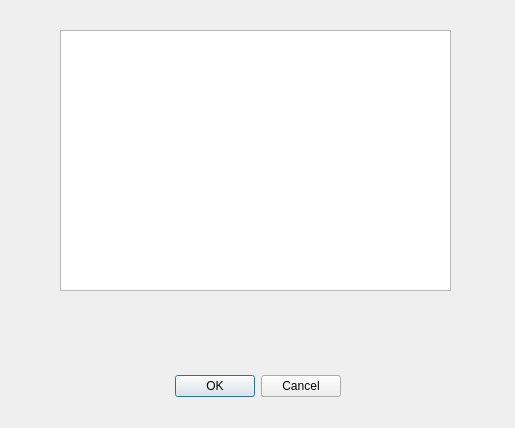
<?xml version="1.0" encoding="UTF-8"?>
<ui version="4.0">
 <class>DExamenDibujo</class>
 <widget class="QDialog" name="DExamenDibujo">
  <property name="geometry">
   <rect>
    <x>0</x>
    <y>0</y>
    <width>515</width>
    <height>428</height>
   </rect>
  </property>
  <property name="windowTitle">
   <string>Dialog</string>
  </property>
  <widget class="QDialogButtonBox" name="buttonBox">
   <property name="geometry">
    <rect>
     <x>0</x>
     <y>370</y>
     <width>341</width>
     <height>32</height>
    </rect>
   </property>
   <property name="orientation">
    <enum>Qt::Horizontal</enum>
   </property>
   <property name="standardButtons">
    <set>QDialogButtonBox::Cancel|QDialogButtonBox::Ok</set>
   </property>
  </widget>
  <widget class="QListWidget" name="listaExamen2">
   <property name="geometry">
    <rect>
     <x>60</x>
     <y>30</y>
     <width>391</width>
     <height>261</height>
    </rect>
   </property>
  </widget>
 </widget>
 <resources/>
 <connections>
  <connection>
   <sender>buttonBox</sender>
   <signal>accepted()</signal>
   <receiver>DExamenDibujo</receiver>
   <slot>accept()</slot>
   <hints>
    <hint type="sourcelabel">
     <x>248</x>
     <y>254</y>
    </hint>
    <hint type="destinationlabel">
     <x>157</x>
     <y>274</y>
    </hint>
   </hints>
  </connection>
  <connection>
   <sender>buttonBox</sender>
   <signal>rejected()</signal>
   <receiver>DExamenDibujo</receiver>
   <slot>reject()</slot>
   <hints>
    <hint type="sourcelabel">
     <x>316</x>
     <y>260</y>
    </hint>
    <hint type="destinationlabel">
     <x>286</x>
     <y>274</y>
    </hint>
   </hints>
  </connection>
 </connections>
</ui>
